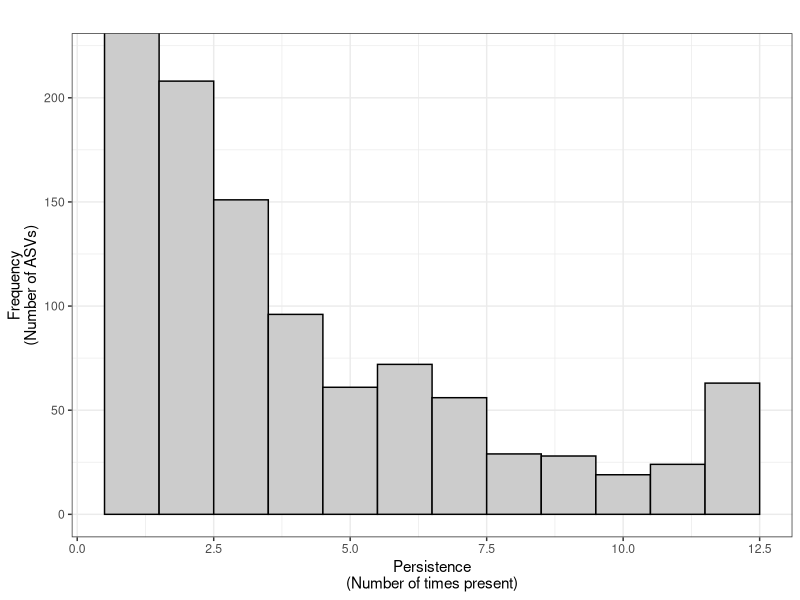
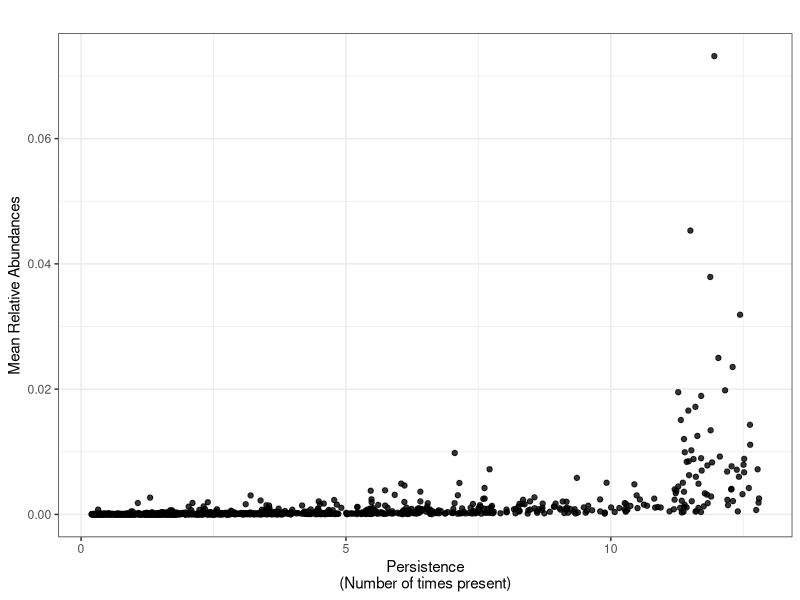
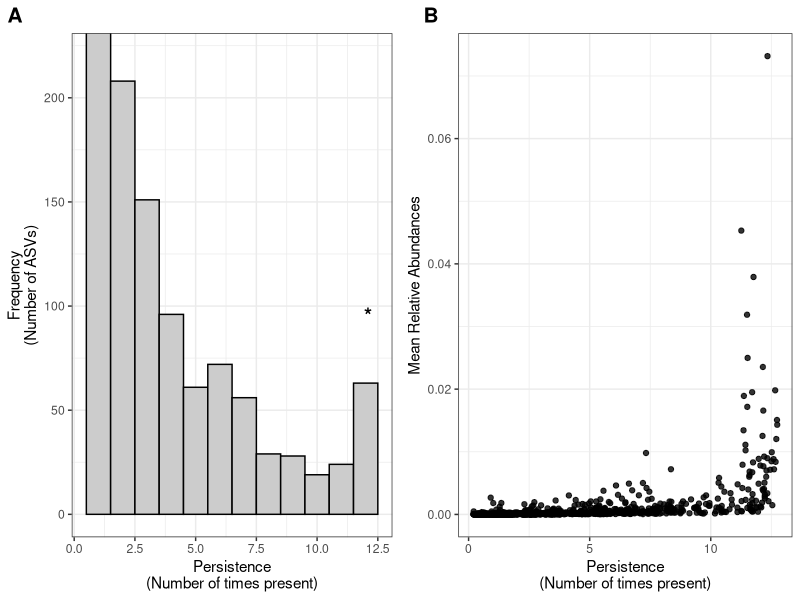

R code for these plots, in order:
library(dplyr)
library(tidyr)
library(ggplot2)
library(vegan)
library(cowplot)
library(gridExtra)
library(ggpubr)

setwd("C:/Users/erick/Desktop/")

asv_bact=read.csv("BroaMO_16S_ra_rarefied+taxonomy.csv",header=T,row.names="asv")
asv_bact=asv_bact[1:12]
asv_bact=t(asv_bact)
asv_bact_pa = decostand(asv_bact, "pa")
x=asv_bact_pa

a = print(ggplot(data=data.frame(apply(x, 1, sum)[which(apply(x, 2, sum) >0)]),aes(x=data.frame(apply(x, 2, sum)[which(apply(x, 2, sum) >0)])[,1]))+
            geom_histogram(fill="grey80",colour="black",binwidth=1)+
            ylim(c(0,ncol(x)))+
            ylab(paste("Frequency","(Number of ASVs)",sep="\n"))+
            xlab(paste("Persistence","(Number of times present)",sep="\n"))+
            ggtitle("")+
            coord_cartesian(ylim = c(0,220))+
            theme_bw())

table.out=as.data.frame(table(apply(x, 2, sum)[which(apply(x, 2, sum) >0)]))
colnames(table.out)= c("Persistency","Frequency")
print(table.out)
(ratio=(table.out[nrow(table.out),2])/(table.out[1,2]))

test.input=as.data.frame(table(apply(x, 2, sum)[which(apply(x, 2, sum) >0)]))
MOS.test=MOStest(as.numeric(table.out[,1]), 
                 as.numeric(table.out[,2]),
                 family=gaussian(link = "identity"), 
                 maxit = 200)
print(MOS.test)
capture.output(MOS.test,file=paste("bimodality_test.txt",sep="_")) #Saves table with stats

asv_bact=t(asv_bact)
asv_bact <- as.data.frame (asv_bact) %>% 
  mutate (mean = rowMeans(.)) %>% 
  mutate (count = rowSums(.[,-13] != 0))


b = print(ggplot(asv_bact,aes(x=count, y=mean))+
            geom_jitter(width = 0.8,alpha=0.8)+
            ylab(paste("Mean Relative Abundances"))+
            xlab(paste("Persistence","(Number of times present)",sep="\n"))+
            ggtitle("")+
            theme_bw())

x = arrangeGrob(a,b,
                ncol = 2, nrow = 1,
                layout_matrix = rbind(c(1,2)))
as_ggplot(x)+
  draw_plot_label(label = c ("A","B","*"), size = 15,
                  x = c(0, 0.52,0.45), y = c(1, 1,0.5))
